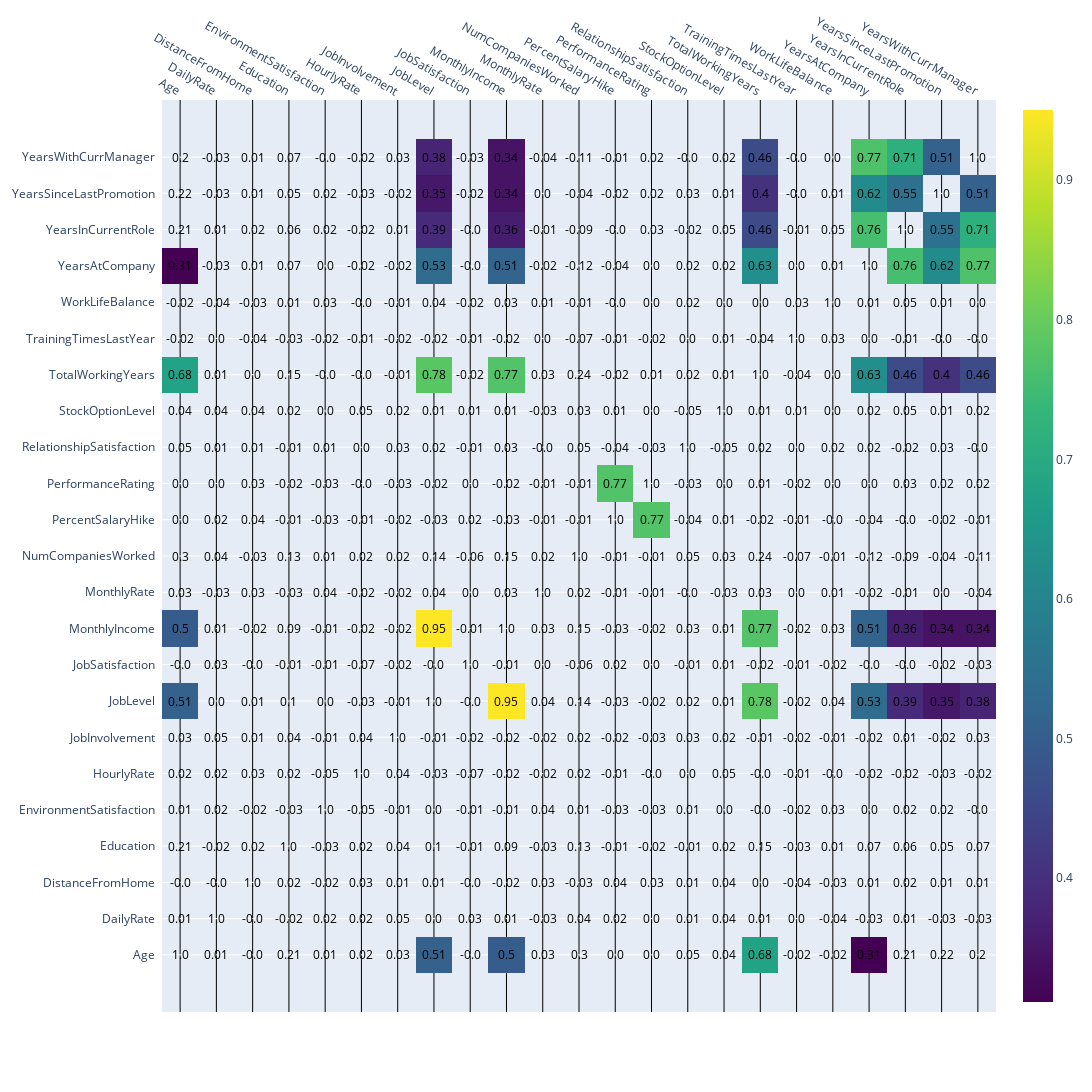

Notebook code for this chart:
### Code cell
threshold = 0.3 

# Mask values: Remove self-correlation coloring and highlight only significant correlations
masked_corr = np.where((abs(corr_matrix) >= threshold) & (corr_matrix != 1), corr_matrix, np.nan)

# Create heatmap
fig = ff.create_annotated_heatmap(
    z=masked_corr,
    x=corr_matrix.columns.tolist(),
    y=corr_matrix.index.tolist(),
    colorscale="Viridis",
    annotation_text=corr_matrix.round(2).values,  # Keep annotations unchanged
    showscale=True
)

# Update layout to enforce square tiles
fig.update_layout(
    autosize=False,
    width=1200,  # Adjust width
    height=1200,  # Adjust height to match width for square proportions
    xaxis=dict(scaleanchor="y"),  # Keep aspect ratio 1:1
    yaxis=dict(scaleanchor="x")
)

# Show the figure
fig.show()
